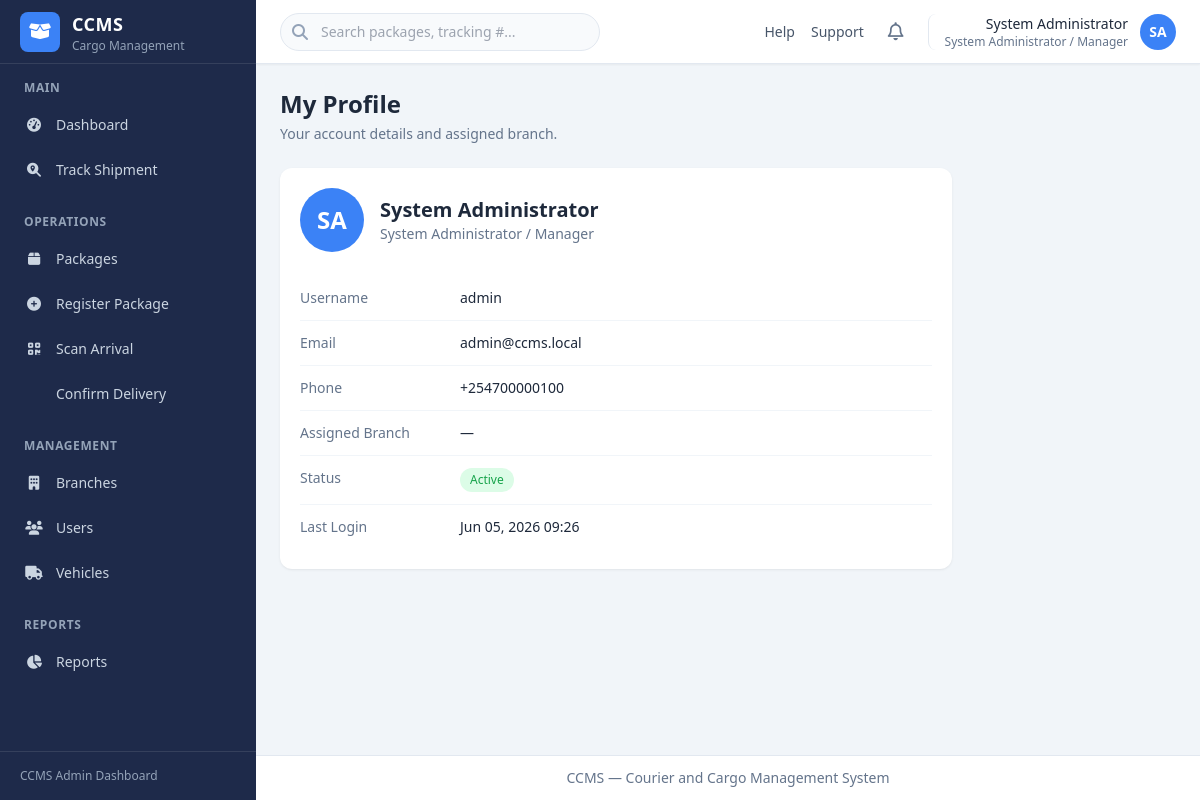
Page /account/profile/ (signed in) on the earlier database version.
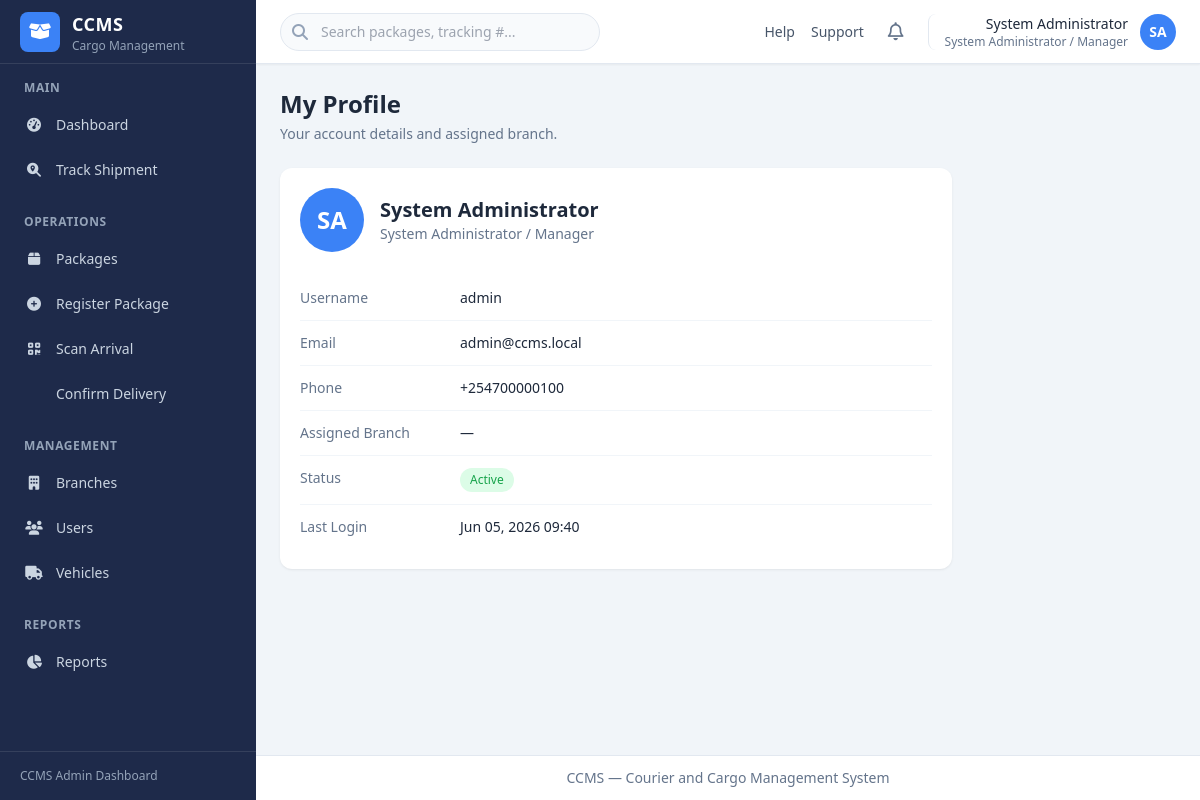
Same page on the later database version.
### account/models.py (models this page shows, shortened)
class User(AbstractUser):
    full_name = models.CharField(max_length=255)
    phone_number = models.CharField(max_length=20, blank=True)
    role = models.CharField(
        max_length=20,
        choices=UserRole.choices,
        default=UserRole.BRANCH_OFFICER,
    )
    status = models.CharField(
        max_length=20,
        choices=UserStatus.choices,
        default=UserStatus.ACTIVE,
    )
    branch = models.ForeignKey(
        'ccms_app.Branch',
        on_delete=models.SET_NULL,
        null=True,
        blank=True,
        related_name='staff',
    )
    class Meta:
        ordering = ['full_name']
    @property
    def is_admin_manager(self):
        return self.role == UserRole.ADMIN_MANAGER
    @property
    def is_account_active(self):
        return self.status == UserStatus.ACTIVE
    @property
    def role_label(self):
        return self.get_role_display()
    def get_initials(self):
        parts = self.full_name.strip().split()
        if len(parts) >= 2:
            return (parts[0][0] + parts[-1][0]).upper()
        if parts:
            return parts[0][0].upper()
        return self.username[:1].upper()

### account/views.py (the view)
# urls.py: path('profile/', views.profile, name='profile'),
@login_required
def profile(request):
    return render(request, 'account/profile.html', {'active_nav': 'profile'})

### templates/account/profile.html (shortened to what this page needs)
{% extends "base.html" %}
{% block page_title %}My Profile{% endblock %}
{% block page_subtitle %}
<p class="mt-1 text-sm text-slate-500">Your account details and assigned branch.</p>
{% endblock %}
{% block content %}
<div class="max-w-2xl">
    <div class="dashboard-card">
        <div class="mb-6 flex items-center gap-4">
            <div class="flex h-16 w-16 items-center justify-center rounded-full bg-brand text-2xl font-bold text-white">
                {{ user.get_initials }}
            </div>
            <div>
                <h2 class="text-xl font-bold text-slate-800">{{ user.full_name }}</h2>
                <p class="text-sm text-slate-500">{{ user.role_label }}</p>
            </div>
        </div>
        <dl class="divide-y divide-slate-100">
            <div class="flex py-3">
                <dt class="w-40 text-sm font-medium text-slate-500">Username</dt>
                <dd class="text-sm text-slate-800">{{ user.username }}</dd>
            </div>
            <div class="flex py-3">
                <dt class="w-40 text-sm font-medium text-slate-500">Email</dt>
                <dd class="text-sm text-slate-800">{{ user.email|default:"—" }}</dd>
            </div>
            <div class="flex py-3">
                <dt class="w-40 text-sm font-medium text-slate-500">Phone</dt>
                <dd class="text-sm text-slate-800">{{ user.phone_number|default:"—" }}</dd>
            </div>
            <div class="flex py-3">
                <dt class="w-40 text-sm font-medium text-slate-500">Assigned Branch</dt>
                <dd class="text-sm text-slate-800">
                    {% if user.branch %}
                    {{ user.branch.name }} ({{ user.branch.code }})
                    {% else %}
                    —
                    {% endif %}
                </dd>
            </div>
            <div class="flex py-3">
                <dt class="w-40 text-sm font-medium text-slate-500">Status</dt>
                <dd class="text-sm">
                    {% if user.is_account_active %}
                    <span class="status-badge status-delivered">Active</span>
                    {% else %}
                    <span class="status-badge status-in-transit">Inactive</span>
                    {% endif %}
                </dd>
            </div>
            <div class="flex py-3">
                <dt class="w-40 text-sm font-medium text-slate-500">Last Login</dt>
                <dd class="text-sm text-slate-800">{{ user.last_login|date:"M d, Y H:i"|default:"—" }}</dd>
            </div>
        </dl>
    </div>
</div>
{% endblock %}

### templates/includes/header.html (shortened to what this page needs)
<header class="sticky top-0 z-20 flex h-16 items-center justify-between border-b border-slate-200 bg-white px-4 shadow-sm md:px-6">
    <div class="flex items-center gap-4">
        <div class="relative hidden sm:block">
            <i class="fa-solid fa-search absolute left-3 top-1/2 -translate-y-1/2 text-slate-400"></i>
            <input type="search" placeholder="Search packages, tracking #..."
                   class="w-64 rounded-full border border-slate-200 bg-slate-50 py-2 pl-10 pr-4 text-sm focus:border-brand focus:outline-none focus:ring-1 focus:ring-brand md:w-80">
        </div>
    </div>
    <div class="flex items-center gap-2 md:gap-4">
        <nav class="hidden items-center gap-4 text-sm text-slate-600 md:flex">
            <a href="#" class="hover:text-brand">Help</a>
            <a href="#" class="hover:text-brand">Support</a>
        </nav>
        <button type="button" class="rounded-lg p-2 text-slate-500 hover:bg-slate-100" title="Notifications">
            <i class="fa-regular fa-bell text-lg"></i>
        </button>
        <div class="relative" id="user-menu-wrapper">
            <button type="button" id="user-menu-toggle"
                    class="flex items-center gap-3 rounded-lg border-l border-slate-200 pl-3 hover:bg-slate-50 md:pl-4">
                <div class="hidden text-right sm:block">
                    <p class="text-sm font-medium text-slate-800">{{ user.full_name }}</p>
                    <p class="text-xs text-slate-500">{{ user.role_label }}</p>
                </div>
                <div class="flex h-9 w-9 items-center justify-center rounded-full bg-brand text-sm font-semibold text-white">
                    {{ user.get_initials }}
                </div>
            </button>
        </div>
    </div>
</header>

Differences in the rows shown:
changed User "SA": last_login "Jun 05, 2026 09:26" → "Jun 05, 2026 09:40"
